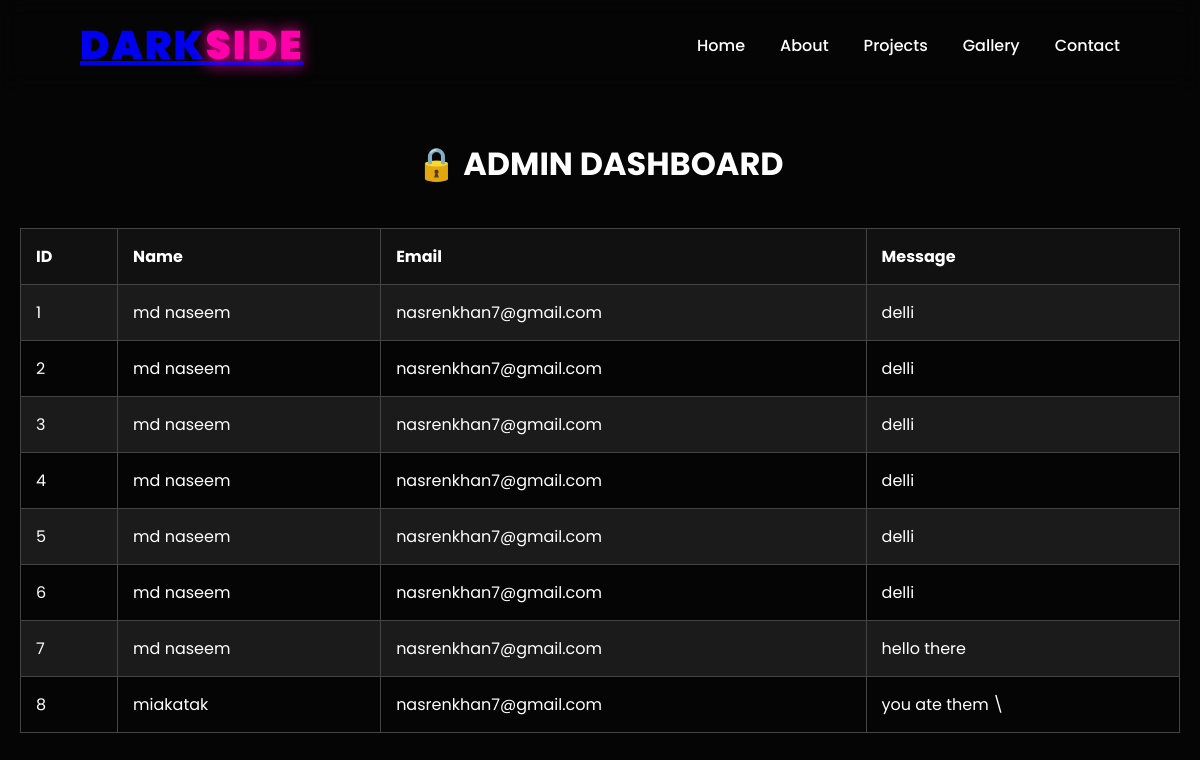
/admin (signed in), run on the app's committed database.
### tables this page shows
CREATE TABLE contacts(

id INTEGER PRIMARY KEY AUTOINCREMENT,

name TEXT NOT NULL,

email TEXT NOT NULL,

message TEXT NOT NULL

);

### app.py (the view)
@app.route("/admin")
def admin():
    if not session.get("admin"):
        return redirect(url_for("admin_login"))
    conn = sqlite3.connect("darkside.db")
    cursor = conn.cursor()
    cursor.execute("SELECT * FROM contacts")
    messages = cursor.fetchall()
    conn.close()
    return render_template("admin.html", messages=messages)

### templates/admin.html
{% extends "base.html" %}
{% block content %}
<div class="admin">
<h1>🔒 ADMIN DASHBOARD</h1>
<table>
<tr>
<th>ID</th>
<th>Name</th>
<th>Email</th>
<th>Message</th>
</tr>
{% for msg in messages %}
<tr>
<td>{{ msg[0] }}</td>
<td>{{ msg[1] }}</td>
<td>{{ msg[2] }}</td>
<td>{{ msg[3] }}</td>
</tr>
{% endfor %}
</table>
</div>
{% endblock %}

### templates/base.html (shortened to what this page needs)
<!DOCTYPE html>
<html lang="en">
<head>
    <link rel="stylesheet" href="{{ url_for('static', filename='css/style.css') }}">
</head>
<body>
    <nav>
        <div class="logo">
            <a href="/">DARK<span>SIDE</span></a>
        </div>
        <ul>
            <li><a href="/">Home</a></li>
            <li><a href="/about">About</a></li>
            <li><a href="/projects">Projects</a></li>
            <li><a href="/gallery">Gallery</a></li>
            <li><a href="/contact">Contact</a></li>
        </ul>
    </nav>
    {% block content %}
    {% endblock %}
</body>
</html>

### static/css/style.css (style rules this page uses)
* { margin:0; padding:0; box-sizing:border-box; font-family:"Poppins",sans-serif; }
body { background:#050505; color:white; overflow-x:hidden; overflow-y:auto; }
nav { width:100%; height:90px; display:flex; justify-content:space-between; align-items:center; padding:0 80px; position:absolute; top:0; left:0; z-index:100; backdrop-filter:blur(12px); }
.logo { font-size:40px; font-weight:900; letter-spacing:2px; }
.logo span { color:#ff00aa; text-shadow:0 0 15px #ff00aa; }
nav ul { display:flex; gap:35px; list-style:none; }
nav ul li a { text-decoration:none; color:white; font-weight:500; transition:.3s; }
.admin { max-width:1200px; margin:120px auto; padding:20px; }
.admin h1 { text-align:center; margin-bottom:40px; }
table { width:100%; border-collapse:collapse; }
th,td { border:1px solid #444; padding:15px; text-align:left; }
th { background:#111; }
tr:nth-child(even) { background:#1b1b1b; }

### data on the page
contacts: id "1", name "md naseem", email "nasrenkhan7@gmail.com", message "delli"
contacts: id "2", name "md naseem", email "nasrenkhan7@gmail.com", message "delli"
contacts: id "3", name "md naseem", email "nasrenkhan7@gmail.com", message "delli"
contacts: id "4", name "md naseem", email "nasrenkhan7@gmail.com", message "delli"
contacts: id "5", name "md naseem", email "nasrenkhan7@gmail.com", message "delli"
contacts: id "6", name "md naseem", email "nasrenkhan7@gmail.com", message "delli"
contacts: id "7", name "md naseem", email "nasrenkhan7@gmail.com", message "hello there"
contacts: id "8", name "miakatak", email "nasrenkhan7@gmail.com", message "you ate them \\"
